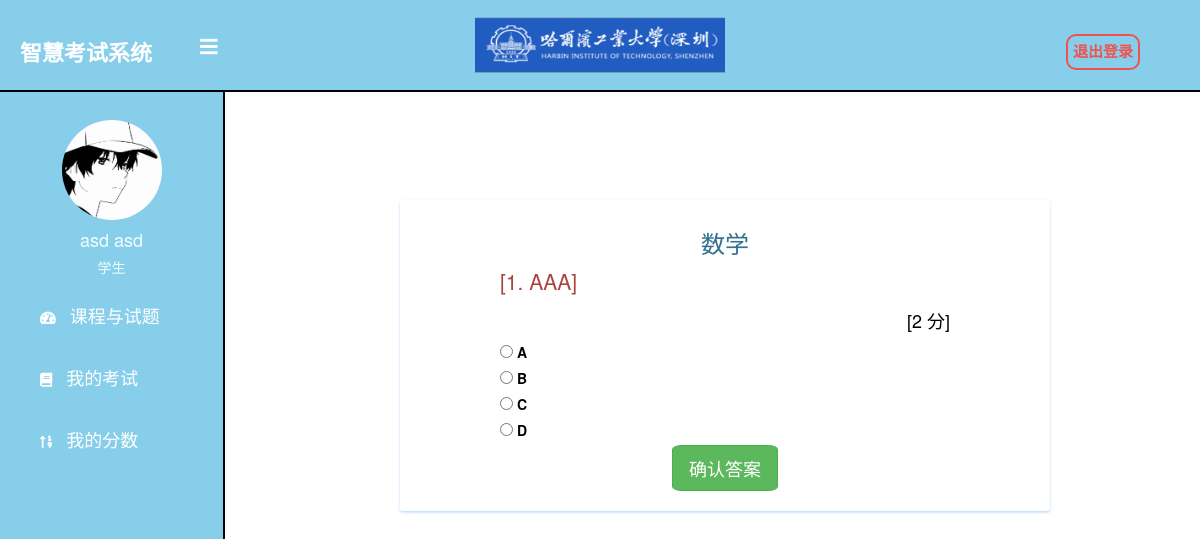
The app's page /student/student-exam-start/1 (signed in) with its own data.
### Student/models.py (models this page shows, shortened)
class Student(models.Model):
    user = models.OneToOneField(User, on_delete=models.CASCADE)
    student_id = models.CharField(max_length=20)
    student_name = models.CharField(max_length=100)
    profile_img = models.ImageField(upload_to='profile_img/Student/', null=True, blank=True)
    mobile = models.CharField(max_length=20, null=False)

### Exam/models.py (models this page shows, shortened)
class Course(models.Model):
   course_name = models.CharField(max_length=50)
   question_number = models.PositiveIntegerField()
   total_marks = models.PositiveIntegerField()
   date = models.DateTimeField(auto_now=True)

class Question(models.Model):
    course=models.ForeignKey(Course, on_delete=models.CASCADE)
    marks=models.PositiveIntegerField()
    question=models.CharField(max_length=600)
    option1=models.CharField(max_length=200)
    option2=models.CharField(max_length=200)
    option3=models.CharField(max_length=200)
    option4=models.CharField(max_length=200)
    cat=(('A', '选项A'), ('B', '选项B'), ('C', '选项C'), ('D', '选项D'))
    answer=models.CharField(max_length=200, choices=cat)

### Student/views.py (the view)
# urls.py: path('student-exam-start/<int:pk>', views.exam_start,name='student-exam-start'),
@login_required(login_url='student_login')
@user_passes_test(is_student)
def exam_start(request,pk):
    course=QMODEL.Course.objects.get(id=pk)
    questions=QMODEL.Question.objects.all().filter(course=course)
    if request.method=='POST':
        pass
    response= render(request,'student/student_exam_start.html',{'course':course,'questions':questions})
    response.set_cookie('course_id',course.id)
    return response

### Student/views.py (called while the page is built)
def is_student(user):
    return user.groups.filter(name='STUDENT').exists()

### templates/student/student_exam_start.html (shortened to what this page needs)
{% extends 'student/student_base.html' %} {% block content %} {%load static%}
<head>
  <link href="//netdna.bootstrapcdn.com/bootstrap/3.0.0/css/bootstrap.min.css" rel="stylesheet" id="bootstrap-css" />
</head>
<div class="jumbotron my-4 custom-jumbotron">
  <form class="form" autocomplete="off" onsubmit="return saveAns()" action="/student/student-exam-marks" method="POST">
    <h3 class="display-4 text-info" style="text-align: center">{{course.course_name}}</h3>
    {% for q in questions%}
    <p class="text-danger">[{{ forloop.counter }}. {{q.question}}]</p>
    <h4 style="text-align: right">[{{q.marks}} 分]</h4>
    <div class="form-check mx-4">
      <input class="form-check-input" type="radio" name="{{ forloop.counter }}" id="{{q.option1}}" value="A" />
      <label class="form-check-label" for="option1">{{q.option1}}</label>
    </div>
    <div class="form-check mx-4">
      <input class="form-check-input" type="radio" name="{{ forloop.counter }}" id="{{q.option2}}" value="B" />
      <label class="form-check-label" for="option2">{{q.option2}}</label>
    </div>
    <div class="form-check mx-4">
      <input class="form-check-input" type="radio" name="{{ forloop.counter }}" id="{{q.option3}}" value="C" />
      <label class="form-check-label" for="option3">{{q.option3}}</label>
    </div>
    <div class="form-check mx-4">
      <input class="form-check-input" type="radio" name="{{ forloop.counter }}" id="{{q.option4}}" value="D" />
      <label class="form-check-label" for="option4">{{q.option4}}</label>
    </div>
    {% endfor %}
    <div style="display: flex; justify-content: center">
      <input class="btn btn-success btn-lg" style="border-radius: 10%" type="submit" value="确认答案" />
    </div>
  </form>
</div>
<br />
<br />
<br />
<br />
<br />
<br />
{% endblock content %}

### templates/student/student_base.html (shortened to what this page needs)
<!DOCTYPE html>
{% load static %}
<html lang="en" dir="ltr">
  <head>
    <link rel="stylesheet" , href="{% static 'afterlogin_base_style.css' %}" media="screen" />
    <link rel="stylesheet" href="https://cdnjs.cloudflare.com/ajax/libs/font-awesome/5.12.1/css/all.min.css" />
  </head>
  <body>
    <header>
      <label for="check">
        <i style="left: 200px; margin-top: 6px" class="fas fa-bars" id="sidebar_btn"></i>
      </label>
      <div class="left_area">
        <h3>智慧考试系统</h3>
      </div>
      <div class="center_area">
        <img src="/static/image/哈工深.png" alt="哈工深" width="250" height="55" />
      </div>
      <div class="right_area">
        <a href="/logout" class="logout_btn" style="border-radius: 10px">退出登录</a>
      </div>
    </header>
    <div class="sidebar">
      <center>
        <br />
        <img src="/static/{{request.user.student.profile_img}}" class="profile_image" alt="头像">
        <h4 style="color:azure;" >{{request.user.student.student_id}} {{request.user.student.student_name}}</h4>
        <h5 style="color: azure"> 学生 </h5>
      </center>
      <a href="/student/student-dashboard">
        <i class="fas fa-tachometer-alt"></i>
        <span>课程与试题</span>
      </a>
      <a href="/student/student-exam">
        <i class="fas fa-book"></i>
        <span>我的考试</span>
      </a>
      <a href="/student/student-marks">
        <i class="fas fa-sort-numeric-up"></i>
        <span>我的分数</span>
      </a>
    </div>
    <div class="content">
      <br />
      <br />
      <br />
      <br />
      <br />
      {% block content %} {% endblock content %}
      <br />
      <br />
      <br />
    </div>
  </body>
</html>

### static/afterlogin_base_style.css (style rules this page uses)
a:link { text-decoration: none; }
body { margin: 0; padding: 0; font-family: SimHei, "Gill Sans"; }
header { position: fixed; background: #87ceeb; padding: 20px; width: 100%; z-index: 1; border-bottom: 2px solid black; }
.left_area h3 { color: #fff; margin: 0px; text-transform: uppercase; font-size: 22px; font-weight: 900; }
.center_area { position: absolute; top: 50%; left: 50%; transform: translate(-50%, -50%); }
.logout_btn { padding: 5px; background: none; text-decoration: none; float: right; margin-top: -30px; margin-right: 40px; border: 2px solid #ef5350; border-radius: 2px; font-size: 15px; font-weight: 600; color: #ef5350; transition: 0.5s; }
.sidebar { background: #87ceeb; margin-top: 70px; padding-top: 30px; position: fixed; left: 0; width: 225px; height: 100%; transition: 0.5s; transition-property: left; border-right: 2px solid black; }
.sidebar .profile_image { width: 100px; height: 100px; border-radius: 100px; margin-bottom: 10px; }
.sidebar h4 { color: #ccc; margin-top: 0; }
.sidebar a { color: #fff; display: block; width: 100%; line-height: 60px; text-decoration: none; padding-left: 40px; box-sizing: border-box; transition: 0.5s; }
.sidebar i { padding-right: 10px; }
label #sidebar_btn { z-index: 1; color: #fff; position: fixed; cursor: pointer; left: 300px; font-size: 20px; margin: 5px 0; transition: 0.5s; transition-property: color; }
.content { margin-left: 250px; background: #fff; background-position: center; background-size: cover; height: 100vh; transition: 0.5s; }
span { font-size: 18px; }

### templates/student/student_exam_start.html (style rules this page uses)
.custom-jumbotron { background-color: #fff; color: black; margin: 150px; margin-top: 100px; padding: 10rem; padding-top: 1rem; padding-bottom: 2rem; box-shadow: 0 0.125rem 0.25rem rgba(0, 123, 255, 0.3); border-radius: 0.25rem; }

### records on screen
Course: course_name "数学"
Question: question "AAA", marks "2", option1 "A", option2 "B", option3 "C", option4 "D"

### other values on screen
{{ request.user.student.student_id }} "asd"
{{ request.user.student.student_name }} "asd"
